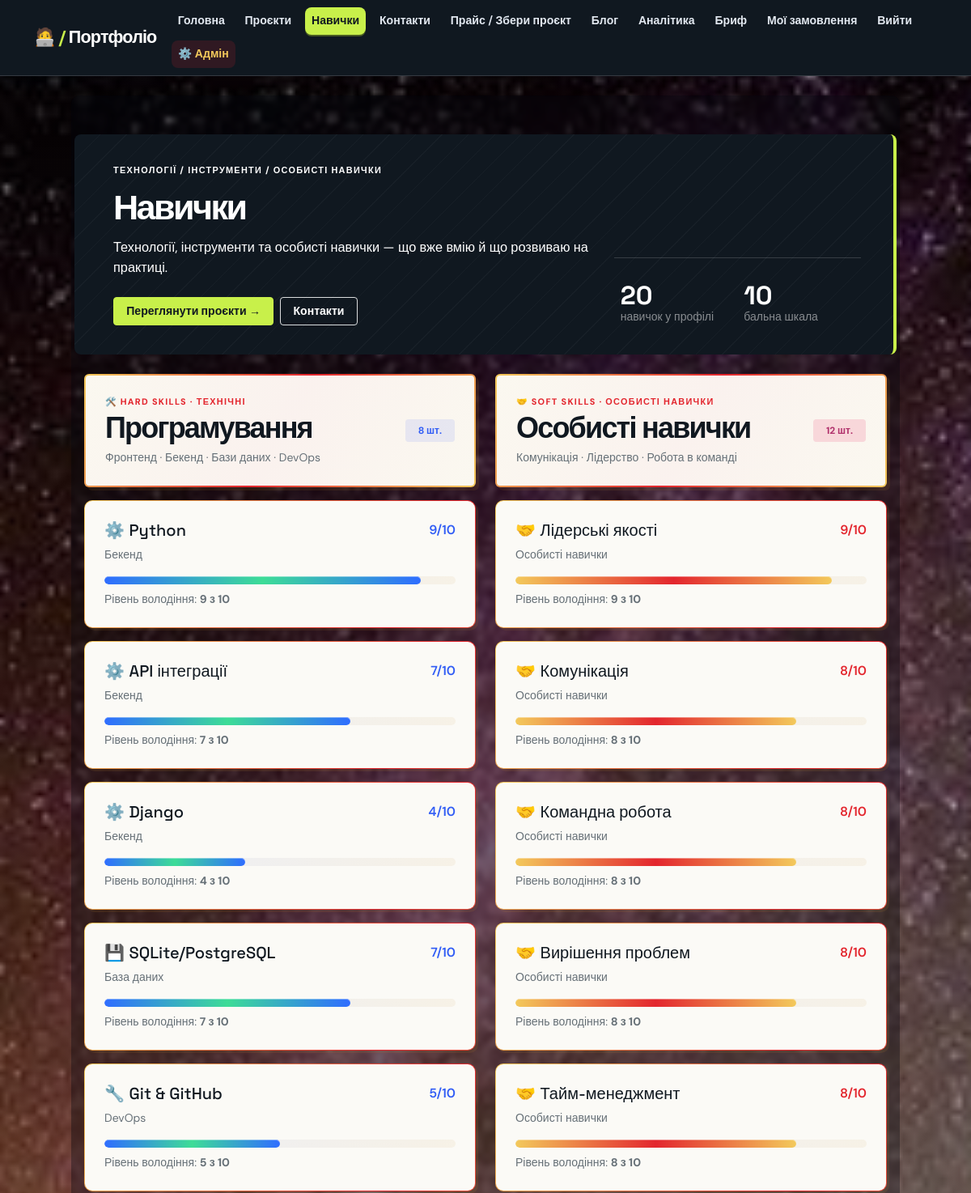
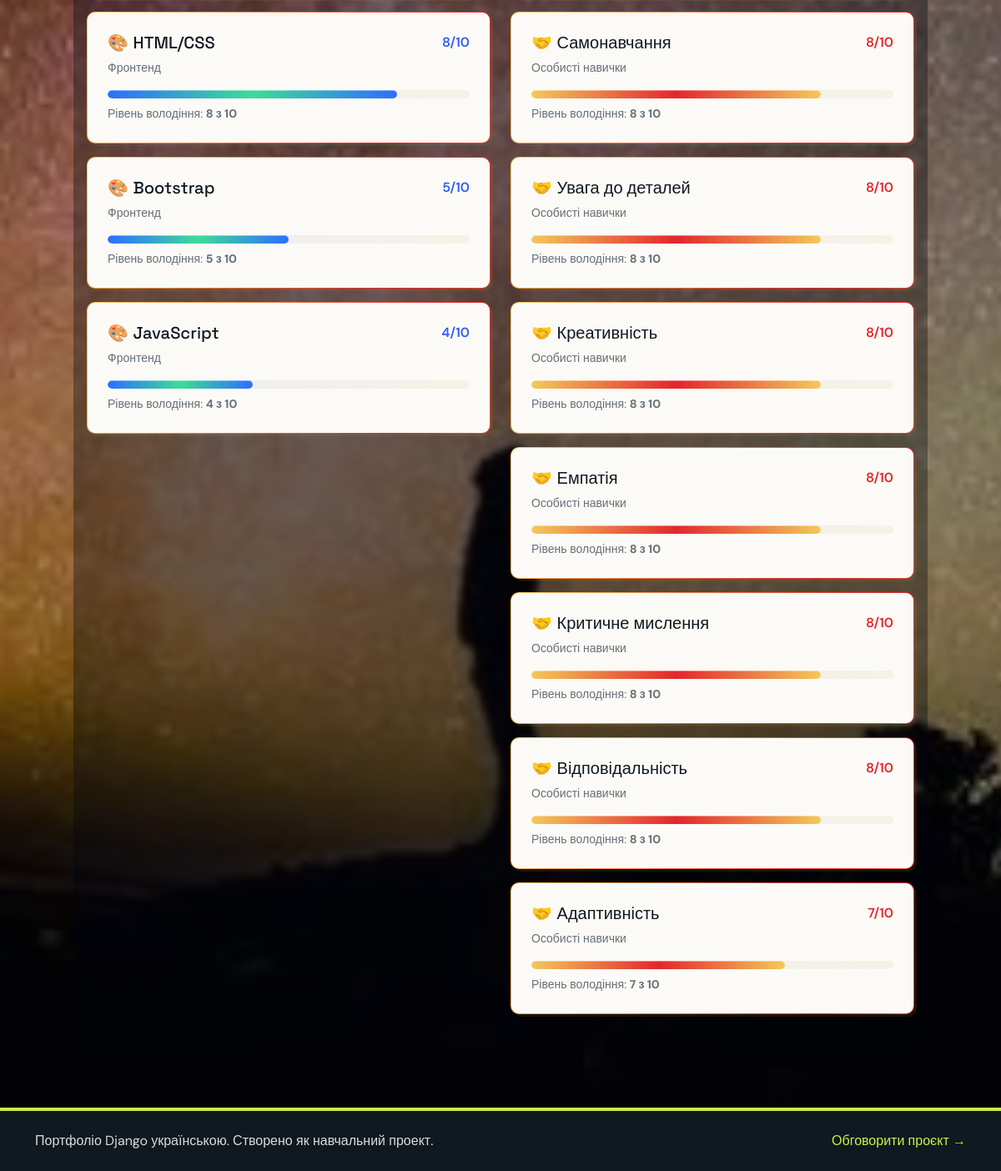
The page /skills/ (signed in) on the database its author committed (2 pictures, top to bottom).
### portfolio/models.py (models this page shows, shortened)
class Skill(models.Model):
    CATEGORY_CHOICES = [
        ('frontend', 'Фронтенд'),
        ('backend', 'Бекенд'),
        ('database', 'База даних'),
        ('devops', 'DevOps'),
        ('soft', 'Особисті навички'),
        ('other', 'Інше'),
    ]
    name = models.CharField('Назва', max_length=100)
    level = models.IntegerField('Рівень', validators=[MinValueValidator(1), MaxValueValidator(10)])
    category = models.CharField('Категорія', max_length=50, choices=CATEGORY_CHOICES)
    class Meta:
        verbose_name = 'Навичка'
        verbose_name_plural = 'Навички'
        ordering = ['category', '-level']

### portfolio/views.py (the view)
# urls.py: path('skills/', views.skills, name='skills'),
def skills(request):
    track_page(request, 'skills')
    TECH_CATEGORIES = {'frontend', 'backend', 'database', 'devops', 'other'}
    all_skills = [_enrich_skill(s) for s in Skill.objects.all()]
    tech_skills = [s for s in all_skills if s.category in TECH_CATEGORIES]
    soft_skills = [s for s in all_skills if s.category == 'soft']
    return render(request, 'portfolio/skills.html', {
        'skills': all_skills,
        'tech_skills': tech_skills,
        'soft_skills': soft_skills,
    })

### portfolio/context_processors.py (called while the page is built)
def admin_orders(request):
    if request.path.startswith('/admin/') and request.user.is_staff:
        return {'admin_orders': Order.objects.all()[:5]}
    return {}

### portfolio/views.py (called while the page is built)
def _enrich_skill(skill):
    skill.icon = _SKILL_ICONS.get(skill.category, '✨')
    return skill

def track_page(request, page_name):
    PageView.objects.create(page=page_name)

### portfolio/templates/portfolio/skills.html (shortened to what this page needs)
{% extends "portfolio/base.html" %}
{% block content %}
<section class="hero-panel row align-items-end mb-4">
  <div class="col-lg-8">
    <p class="eyebrow mb-3">Технології / інструменти / особисті навички</p>
    <h1 class="mb-3">Навички</h1>
    <p class="lead mb-4">Технології, інструменти та особисті навички — що вже вмію й що розвиваю на практиці.</p>
    <div class="d-flex flex-wrap gap-2">
      <a class="btn btn-primary" href="{% url 'portfolio:projects' %}">Переглянути проєкти →</a>
      <a class="btn btn-outline-light" href="{% url 'portfolio:contacts' %}">Контакти</a>
    </div>
  </div>
  <div class="col-lg-4 mt-5 mt-lg-0">
    <div class="stat-strip row g-3">
      <div class="col-6"><div class="stat-value">{{ skills|length }}</div><div class="small text-white-50">навичок у профілі</div></div>
      <div class="col-6"><div class="stat-value">10</div><div class="small text-white-50">бальна шкала</div></div>
    </div>
  </div>
</section>
<div class="row g-4">
  <div class="col-lg-6">
    <div class="section-heading-panel projects-intro mb-3 p-3 p-md-4">
      <div class="d-flex justify-content-between align-items-center">
        <div>
          <p class="eyebrow mb-1">🛠️ Hard Skills · Технічні</p>
          <h2 class="section-title mb-0">Програмування</h2>
          <p class="text-muted-soft small mt-1 mb-0">Фронтенд · Бекенд · Бази даних · DevOps</p>
        </div>
        <span class="badge bg-primary-subtle text-primary fw-bold px-3 py-2">{{ tech_skills|length }} шт.</span>
      </div>
    </div>
    <div class="d-grid gap-3">
      {% for skill in tech_skills %}
        <div class="card-soft skill-card p-4">
          <div class="d-flex justify-content-between align-items-center mb-2">
            <h5 class="card-title mb-0"><span style="margin-right:.35rem;">{{ skill.icon }}</span>{{ skill.name }}</h5>
            <span class="text-primary fw-semibold">{{ skill.level }}/10</span>
          </div>
          <p class="text-muted-soft mb-3 small">{{ skill.get_category_display }}</p>
          <div class="flow-progress flow-tech mb-2" role="progressbar" aria-valuenow="{{ skill.level }}" aria-valuemin="1" aria-valuemax="10">
            <span data-progress-width="{{ skill.level }}0"></span>
          </div>
          <p class="small mb-0">Рівень володіння: <strong>{{ skill.level }} з 10</strong></p>
        </div>
      {% empty %}
        <div class="card-soft p-4">
          <p class="text-muted-soft mb-0">Технічні навички можна додати в <a href="/admin/portfolio/skill/add/">адмінці</a> (категорія: Фронтенд / Бекенд / База даних / DevOps / Інше).</p>
        </div>
      {% endfor %}
    </div>
  </div>
  <div class="col-lg-6">
    <div class="section-heading-panel projects-intro mb-3 p-3 p-md-4" style="background-image: linear-gradient(rgba(251, 250, 246, 0.96), rgba(251, 250, 246, 0.96)), linear-gradient(120deg, var(--gold), var(--blood), var(--gold));">
      <div class="d-flex justify-content-between align-items-center">
        <div>
          <p class="eyebrow mb-1">🤝 Soft Skills · Особисті навички</p>
          <h2 class="section-title mb-0">Особисті навички</h2>
          <p class="text-muted-soft small mt-1 mb-0">Комунікація · Лідерство · Робота в команді</p>
        </div>
        <span class="badge bg-danger-subtle fw-bold px-3 py-2" style="color:#b0306b">{{ soft_skills|length }} шт.</span>
      </div>
    </div>
    <div class="d-grid gap-3">
      {% for skill in soft_skills %}
        <div class="card-soft skill-card p-4">
          <div class="d-flex justify-content-between align-items-center mb-2">
            <h5 class="card-title mb-0"><span style="margin-right:.35rem;">{{ skill.icon }}</span>{{ skill.name }}</h5>
            <span class="fw-semibold" style="color: var(--blood);">{{ skill.level }}/10</span>
          </div>
          <p class="text-muted-soft mb-3 small">{{ skill.get_category_display }}</p>
          <div class="flow-progress flow-soft mb-2" role="progressbar" aria-valuenow="{{ skill.level }}" aria-valuemin="1" aria-valuemax="10">
            <span data-progress-width="{{ skill.level }}0"></span>
          </div>
          <p class="small mb-0">Рівень володіння: <strong>{{ skill.level }} з 10</strong></p>
        </div>
      {% empty %}
        <div class="card-soft p-4">
          <p class="text-muted-soft mb-2">Особисті навички ще не додані.</p>
          <p class="small text-muted-soft mb-0">Додати їх можна в <a href="/admin/portfolio/skill/add/">адмінці</a>, вибравши категорію «Особисті навички».</p>
        </div>
      {% endfor %}
    </div>
  </div>
</div>
{% endblock %}

### rows shown on the page
Skill: icon "⚙️", name "Python", level "9", category "Бекенд"
Skill: icon "⚙️", name "API інтеграції", level "7", category "Бекенд"
Skill: icon "⚙️", name "Django", level "4", category "Бекенд"
Skill: icon "💾", name "SQLite/PostgreSQL", level "7", category "База даних"
Skill: icon "🔧", name "Git & GitHub", level "5", category "DevOps"
Skill: icon "🎨", name "HTML/CSS", level "8", category "Фронтенд"
Skill: icon "🎨", name "Bootstrap", level "5", category "Фронтенд"
Skill: icon "🎨", name "JavaScript", level "4", category "Фронтенд"
Skill: icon "🤝", name "Лідерські якості", level "9", category "Особисті навички"
Skill: icon "🤝", name "Комунікація", level "8", category "Особисті навички"
Skill: icon "🤝", name "Командна робота", level "8", category "Особисті навички"
Skill: icon "🤝", name "Вирішення проблем", level "8", category "Особисті навички"
Skill: icon "🤝", name "Тайм-менеджмент", level "8", category "Особисті навички"
Skill: icon "🤝", name "Самонавчання", level "8", category "Особисті навички"
Skill: icon "🤝", name "Увага до деталей", level "8", category "Особисті навички"
Skill: icon "🤝", name "Креативність", level "8", category "Особисті навички"
Skill: icon "🤝", name "Емпатія", level "8", category "Особисті навички"
Skill: icon "🤝", name "Критичне мислення", level "8", category "Особисті навички"
Skill: icon "🤝", name "Відповідальність", level "8", category "Особисті навички"
Skill: icon "🤝", name "Адаптивність", level "7", category "Особисті навички"

### other values the page prints
{{ skills|length }} "20"
{{ tech_skills|length }} "8"
{{ soft_skills|length }} "12"
